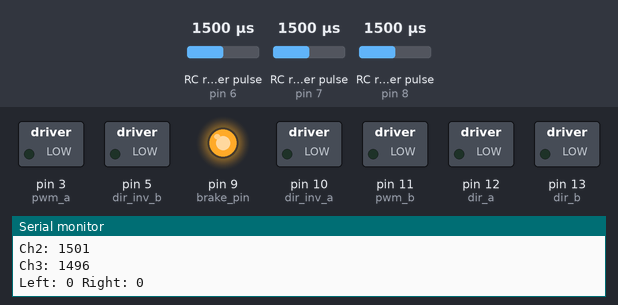
This sketch was run on a simulated Arduino Uno, built with avr-gcc and run on an emulated ATmega328P. Parts: switched loads named in the sketch (green lamp = pin HIGH), output pins drawn as LEDs (lit = HIGH), the last lines printed to the serial monitor. Wiring (inferred from the names in the program): 3 × RC receiver channel: data pin 6 / data pin 7 / data pin 8. Inputs (shaded band) come from the test bench; at power-on: RC receiver pulse (sensors on pin 8, pin 6, pin 7) 1500 µs.

Above: at 1.2 s.
1.3 s: RC receiver pulse (sensor on pin 8) set to 1750 µs
2.9 s: RC receiver pulse (sensor on pin 6) set to 1470 µs
At 3.7 s:
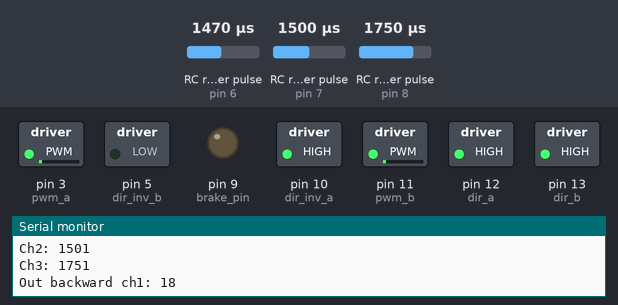
4.6 s: RC receiver pulse (sensor on pin 7) set to 1020 µs
At 6.1 s:
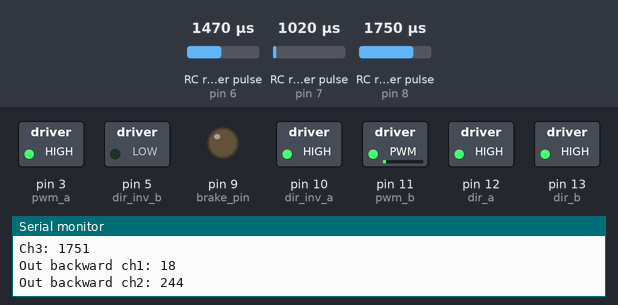
6.4 s: RC receiver pulse (sensor on pin 6) set to 1487 µs
At 8.0 s:
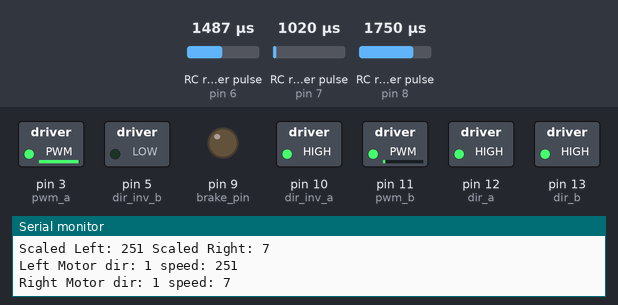
9.4 s: RC receiver pulse (sensor on pin 6) set to 1498 µs
At 10.2 s:
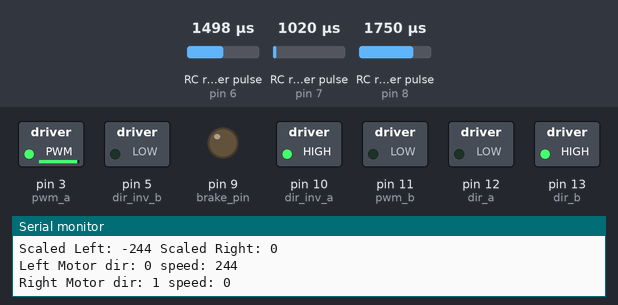
11.2 s: RC receiver pulse (sensor on pin 7) set to 1250 µs
At 12.7 s:
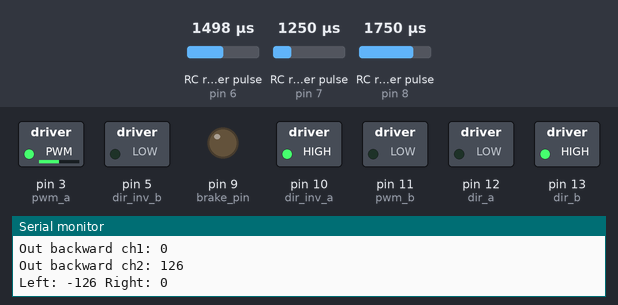
Timing chart, 0 to 14.0 s (numbered marks = the images above; inputs shaded):
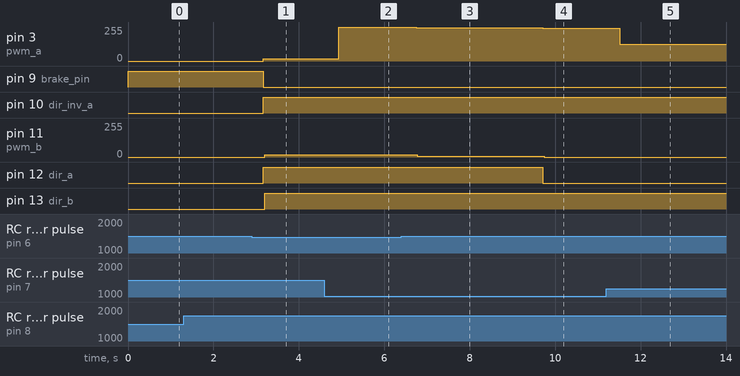

The sketch:

rduomoto.ino
```cpp
// (licence header left out)
int pwm_a = 3;
int pwm_b = 11;
int dir_a = 12;
int dir_inv_a = 10;
int dir_b = 13;
int dir_inv_b = 5;
int val = 0;

int pos = 0;

const int ch1_pin = 6;
const int ch2_pin = 7;
const int ch3_pin = 8;

const int brake_pin = 9;

int ch1;
int ch2;
int ch3;

#if 1
#define LOG( val ) Serial.print( val )
#define LOGLN( val ) Serial.println( val )
#else
#define LOG( val )
#define LOGLN( val )
#endif


void setup()
{
  Serial.begin(9600);
  pinMode(pwm_a, OUTPUT);  //Set control pins to be outputs
  pinMode(pwm_b, OUTPUT);
  pinMode(dir_a, OUTPUT);
  pinMode(dir_b, OUTPUT);
  pinMode(dir_inv_a, OUTPUT);
  pinMode(dir_inv_b, OUTPUT);
  pinMode(brake_pin, OUTPUT);

  pinMode(ch1_pin,INPUT);
  pinMode(ch2_pin,INPUT);
  pinMode(ch3_pin,INPUT);

  stopped();
}

void setLeftMotor( int motor_dir, int motor_speed )
{
  LOG( "Left Motor dir: " );
  LOG( motor_dir );
  LOG( " speed: " );
  LOGLN( motor_speed );

  digitalWrite(brake_pin, LOW);
  if ( motor_dir > 0 )
  {
    digitalWrite(dir_a, HIGH);
    digitalWrite(dir_inv_a, HIGH);
  }
  else
  {
    digitalWrite(dir_a, LOW);
    digitalWrite(dir_inv_a, HIGH);
  }

  analogWrite(pwm_a, motor_speed);
}

void setRightMotor( int motor_dir, int motor_speed )
{
  LOG( "Right Motor dir: " );
  LOG( motor_dir );
  LOG( " speed: " );
  LOGLN( motor_speed );

  digitalWrite(brake_pin, LOW);
  if ( motor_dir > 0 )
  {
    digitalWrite(dir_b, HIGH);
    digitalWrite(dir_inv_b, LOW);
  }
  else
  {
    digitalWrite(dir_b, LOW);
    digitalWrite(dir_inv_b, HIGH);
  }

  analogWrite(pwm_b, motor_speed);
}

void loop()
{
  int vert_val;
  int hor_val;
  long left_val;
  long right_val;
  int mm_val;

  // Get the pulses for the channels.
  // TODO: Add 4th channel to allow web control
  ch1 = pulseIn(ch1_pin,HIGH,100000);
  ch2 = pulseIn(ch2_pin,HIGH,100000);
  ch3 = pulseIn(ch3_pin,HIGH,100000);

  LOG( "Ch1: " );
  LOGLN( ch1 );
  LOG( "Ch2: " );
  LOGLN( ch2 );
  LOG( "Ch3: " );
  LOGLN( ch3 );

  // Check if values are within range, otherwise full stop.
  // Channel 3 must be "on" for robot to move.
  if ( ch1 < 1000 || ch2 < 1000 || ch1 > 2000 || ch2 > 2000 || ch3 < 1700 || ch3 > 2000 )
  {
    vert_val = 0;
    hor_val = 0;
  }
  else
  {
    // Turn channel timing data into a value between -255 and +255 for both channels
    //  Vert is forward and back.
    if ( ch1 >= 1500 )
    {
      vert_val=-map( ch1, 1500, 1900, 0, 255 );
      LOG( "Out forward ch1: " );
      LOGLN( val );
      if ( vert_val > 255 )
        vert_val = 255;
    }
    else
    {
      vert_val=map( ch1, 1500, 1100, 0, 255 );
      LOG( "Out backward ch1: " );
      LOGLN( vert_val );
      if ( vert_val < -255 )
        vert_val = -255;
    }

    // Hor is left/right
    if ( ch2 >= 1500 )
    {
      hor_val=-map( ch2, 1500, 2000, 0, 255 );
      LOG( "Out forward ch2: " );
      LOGLN( hor_val );
      if ( hor_val > 255 )
        hor_val = 255;
    }
    else
    {
      hor_val=map( ch2, 1500, 1000, 0, 255 );
      LOG( "Out backward ch2: " );
      LOGLN( hor_val );
      if ( hor_val < -255 )
        hor_val = -255;
    }
  }

  // Now mix the values together to get the speeds for the left and right motor.
  if ( vert_val > 0 )
  {
    if ( hor_val < 0 )
    {
      right_val = vert_val - hor_val;
      left_val = vert_val;
    }
    else
    {
      right_val = vert_val;
      left_val = vert_val + hor_val;
    }
  }
  else
  {
    if ( hor_val < 0 )
    {
      right_val = vert_val + hor_val;
      left_val = vert_val;
    }
    else
    {
      right_val = vert_val;
      left_val = vert_val - hor_val;
    }
  }

  LOG( "Left: " );
  LOG( left_val );
  LOG( " Right: " );
  LOGLN( right_val );

  // Now since the values may be larger that 255, we'll scale them back to within range.
  if ( max( right_val, left_val ) > 255 )
  {
    mm_val = max( right_val, left_val );
    left_val = left_val * 255 / mm_val;
    right_val = right_val * 255 / mm_val;
  }
  else if ( min( right_val, left_val ) < -255 )
  {
    mm_val =  min( right_val, left_val );
    left_val = left_val * -255 / mm_val;
    right_val = right_val * -255 / mm_val;
  }

  LOG( "Scaled Left: " );
  LOG( left_val );
  LOG( " Scaled Right: " );
  LOGLN( right_val );

  // If the input is nearly zero then call "stopped" otherwise set motor speeds.
  //  Stopped will cause the electro-magnetic brake to engage.
  if ( left_val >= -10 && left_val <= 10 && right_val >= -10 && right_val <= 10 )
  {
    stopped();
  }
  else
  {
    // Now tell the motors what to do.
    if ( left_val < 0 )
      setLeftMotor( 0, -left_val );
    else
      setLeftMotor( 1, left_val );

    if ( right_val < 0 )
      setRightMotor( 0, -right_val );
    else
      setRightMotor( 1, right_val );
  }

  //delay(1000);
}

void stopped()
{
  digitalWrite(brake_pin, HIGH); //Set motor direction, 1 low, 2 high
  digitalWrite(dir_a, LOW); //Set motor direction, 1 low, 2 high
  digitalWrite(dir_b, LOW); //Set motor direction, 3 high, 4 low
  digitalWrite(dir_inv_a, LOW); //Set motor direction, 1 low, 2 high
  digitalWrite(dir_inv_b, LOW); //Set motor direction, 3 high, 4 low
  analogWrite(pwm_a, 0);    //set both motors to run at 100% duty cycle (fast)
  analogWrite(pwm_b, 0);
}
```

Measured:
- the behaviour switches between 1482 and 1481 µs on RC receiver pulse (sensor on pin 6) (found by bisection; images 0 and 1)
- the behaviour switches between 1497 and 1498 µs on RC receiver pulse (sensor on pin 6) (found by bisection; images 3 and 4)
- after the input at 2.9 s, pin 3 (pwm_a): 0/255 → 18/255 after 0.27 s; pin 9 (brake_pin): HIGH → LOW after 0.27 s; pin 10 (dir_inv_a), pin 12 (dir_a): LOW → HIGH after 0.27 s; pin 11 (pwm_b): 0/255 → 18/255 after 0.30 s; pin 13 (dir_b): LOW → HIGH after 0.30 s
- after the input at 4.6 s, pin 3 (pwm_a): 18/255 → 255/255 after 0.33 s; pin 11 (pwm_b): 18/255 → 17/255 after 0.36 s
- after the input at 6.4 s, pin 3 (pwm_a): 255/255 → 251/255 after 0.35 s; pin 11 (pwm_b): 17/255 → 7/255 after 0.38 s
- after the input at 9.4 s, pin 3 (pwm_a): 251/255 → 244/255 after 0.31 s; pin 11 (pwm_b): 7/255 → 0/255 after 0.34 s; pin 12 (dir_a): HIGH → LOW after 0.31 s
- after the input at 11.2 s, pin 3 (pwm_a): 244/255 → 126/255 after 0.31 s
